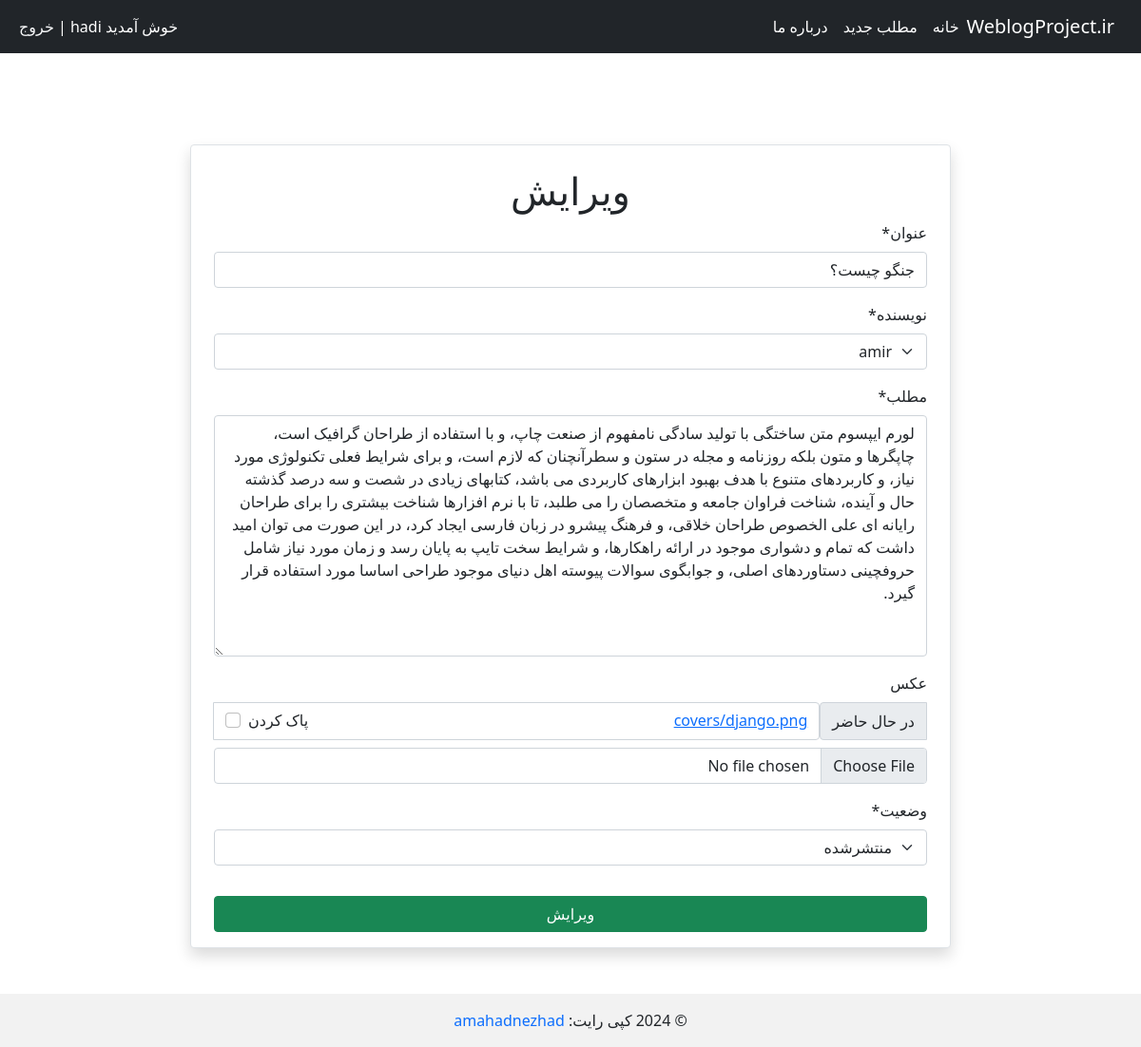
/post/6/update/ (signed in), run on the app's committed database.
### blog/models.py (models this page shows, shortened)
class Post(models.Model):
    STATUS_CHOICES = (
        ('pub', _('Published')),
        ('drf', _('Draft')),
    )
    author = models.ForeignKey(get_user_model(), verbose_name=_("Author"), on_delete=models.CASCADE)
    title = models.CharField(verbose_name=_("Title"), max_length=200)
    text = models.TextField(verbose_name=_("Text"),)
    status = models.CharField(choices=STATUS_CHOICES, verbose_name=_("Status"), max_length=3)
    cover = models.ImageField(upload_to='covers/', verbose_name=_("Cover"), blank=True)
    likes = models.ManyToManyField(get_user_model(), verbose_name=_("likes"), related_name='liked_posts', blank=True)
    date_created = models.DateField(auto_now_add=True, verbose_name=_("Date_created"),)
    datetime_created = models.DateTimeField(auto_now_add=True, verbose_name=_("DateTime_Created"),)
    datetime_modified = models.DateTimeField(auto_now=True, verbose_name=_("DateTime_Modified"),)

### blog/views.py (the view)
# urls.py: path('post/<int:pk>/update/', PostUpdateView.as_view(), name='post_update'),
class PostUpdateView(LoginRequiredMixin, generic.UpdateView):
    model = Post
    form_class = PostForm
    template_name = "blog/post_update.html"

### blog/forms.py
class PostForm(forms.ModelForm):
    class Meta:
        model = Post
        fields = ['title', 'author', 'text', 'cover', 'status', ]

### blog/templates/blog/post_update.html (shortened to what this page needs)
{% extends "_base.html" %}
{% load crispy_forms_tags %}
{% load i18n %}
{% block content %}
    <div class="d-flex justify-content-center mt-5" dir="rtl">
        <div class="col-xl-8 col-lg-4 col-md-5 col-sm-5 col-xs-6 bg-white m-3 m-sm-5 border rounded px-4 pt-4 pb-3 shadow">
            <h1 class="text-center">{% trans "Update" %}</h1>
            <form method="POST">
                {{ form|crispy }}
                <button type="submit" class="btn btn-success mt-3 w-100">{% trans "Update" %}</button>
            </form>
        </div>
    </div>
{% endblock content%}

### data on the page
Post: title "جنگو چیست؟", author "amir", text "لورم ایپسوم متن ساختگی با تولید سادگی نامفهوم از صنعت چاپ، و با استفاده از طراحان گرافیک است، چاپگرها و متون بلکه روزنامه و مجله در ستون و سطرآنچنان که لازم است، و برای شرایط فعلی تکنولوژی مورد نیاز، و کاربردهای متنوع با هدف بهبود ابزارهای کاربردی می باشد، کتابهای زیادی در شصت و سه درصد گذشته حال و آینده، شناخت فراوان جامعه و متخصصان را می طلبد، تا با نرم افزارها شناخت بیشتری را برای طراحان رایانه ای علی الخصوص طراحان خلاقی، و فرهنگ پیشرو در زبان فارسی ایجاد کرد، در این صورت می توان امید داشت که تمام و دشواری موجود در ارائه راهکارها، و شرایط سخت تایپ به پایان رسد و زمان مورد نیاز شامل حروفچینی دستاوردهای اصلی، و جوابگوی سوالات پیوسته اهل دنیای موجود طراحی اساسا مورد استفاده قرار گیرد.", status "منتشرشده"
